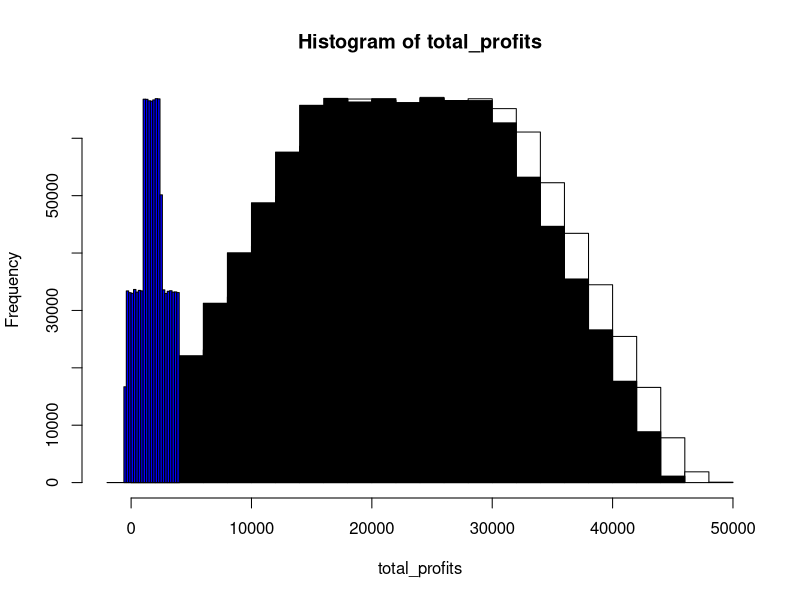

Source code (R):
set.seed(42)
# Monte Corlo Simulation
num_simulations <- 1000000
#very many times, stable values, less noise
print(num_simulations)

# Define ranges pe ha per year Euro
# lower and upper
apple_income_range <- c(30000, 60000)
apple_costs_range <- c(15000, 30000)

print(apple_income_range)

apple_income <- runif(n=num_simulations,
                      min=apple_income_range[1],
                      max=apple_income_range[2])
print(apple_income)

apple_cost <- runif(n=num_simulations,
                    min=apple_costs_range[1],
                    max=apple_costs_range[2])
print(apple_cost)

apple_profits = apple_income - apple_cost
print(apple_profits)
#hist(apple_profits)

#abline(v=quantile(apple_profits), c=(0.1, 0.5, 0.9),lwd=10))


sheep_income_range <- c(2000, 5000)
sheep_cost_range <- c(1000, 2500)
sheep_incom <- runif(n = num_simulations,
                     min=sheep_income_range[1],
                     max =sheep_income_range[2])
sheep_cost <- runif(n=num_simulations,
                    min=sheep_cost_range,
                    max=sheep_cost_range)
sheep_results <- sheep_incom- sheep_cost
print(sheep_results)
print(sheep_results)
total_profits = sheep_results + apple_profits
print(total_profits)
hist(total_profits, col="white")
hist(apple_profits, add=T, col="black")
hist(sheep_results, add=T, col="blue")
